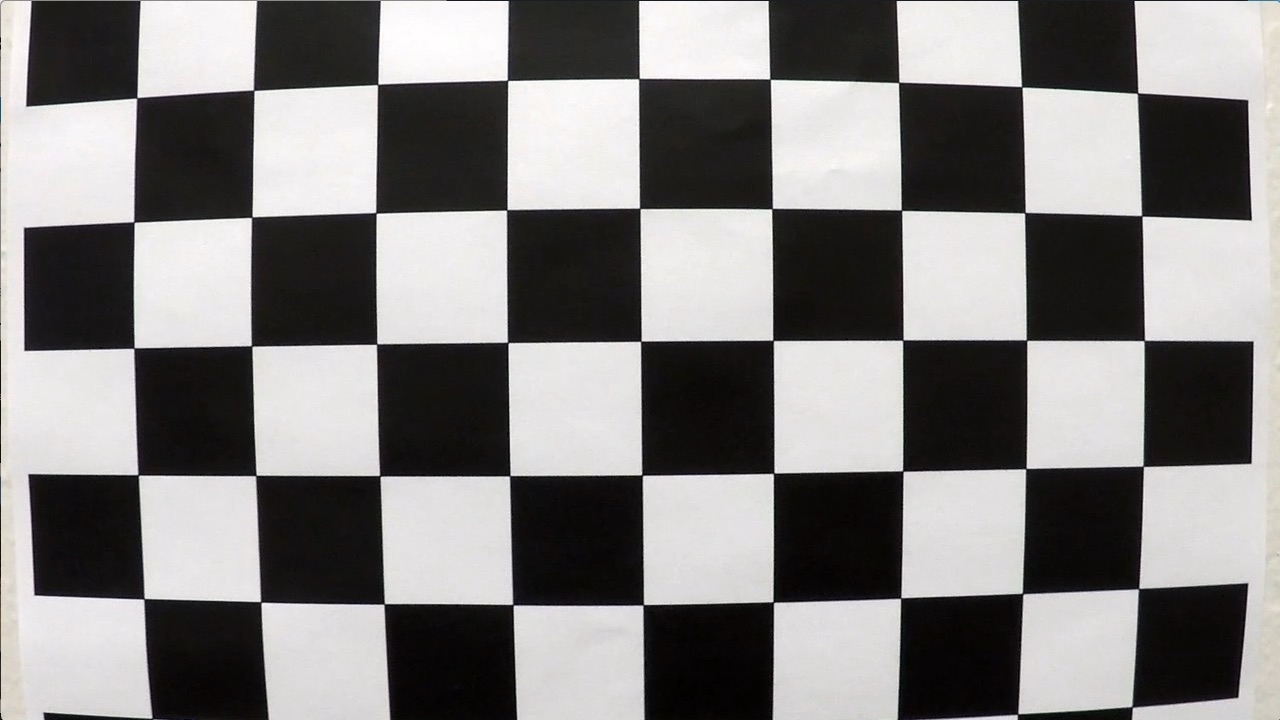
#> input picture Term1_Computer_Vision_and_Deep_Learning/04_Project-Advanced_Lane_Finding/camera_cal/calibration1.jpg, 1280 x 720 px; its folder holds 4 pictures in this run
$ jupyter execute pipeline_test.ipynb   (shell and % lines are left out)   (older library calls are emulated)
#> lines starting #> are read from the running program, lines starting #| are printed output that depends on the picture; after the words box and inside, x2 and y2 are one past the last pixel; in counts of white or black regions, pixels touching at a corner belong together
### Test undistortion on an image

[cell 1]
import numpy as np
import cv2
import glob
import matplotlib.pyplot as plt
# %matplotlib qt

# prepare object points, like (0,0,0), (1,0,0), (2,0,0) ....,(6,5,0)
objp = np.zeros((6*9,3), np.float32)
objp[:,:2] = np.mgrid[0:9,0:6].T.reshape(-1,2)

# Arrays to store object points and image points from all the images.
objpoints = [] # 3d points in real world space
imgpoints = [] # 2d points in image plane.

# Make a list of calibration images
images = glob.glob('./camera_cal/calibration*.jpg')

# Step through the list and search for chessboard corners
for fname in images:
    img = cv2.imread(fname)
#> img is the input picture: shape (720, 1280, 3); mean B, G, R 127.8, 128.4, 130.1
    gray = cv2.cvtColor(img,cv2.COLOR_BGR2GRAY)

    # Find the chessboard corners
    ret, corners = cv2.findChessboardCorners(gray, (9,6),None)
#> ret = False; corners = None

    # If found, add object points, image points
    if ret == True:
        objpoints.append(objp)
        imgpoints.append(corners)

[cell 2]
import pickle

# Test undistortion on an image
img = cv2.imread('./test_images/test3.jpg')
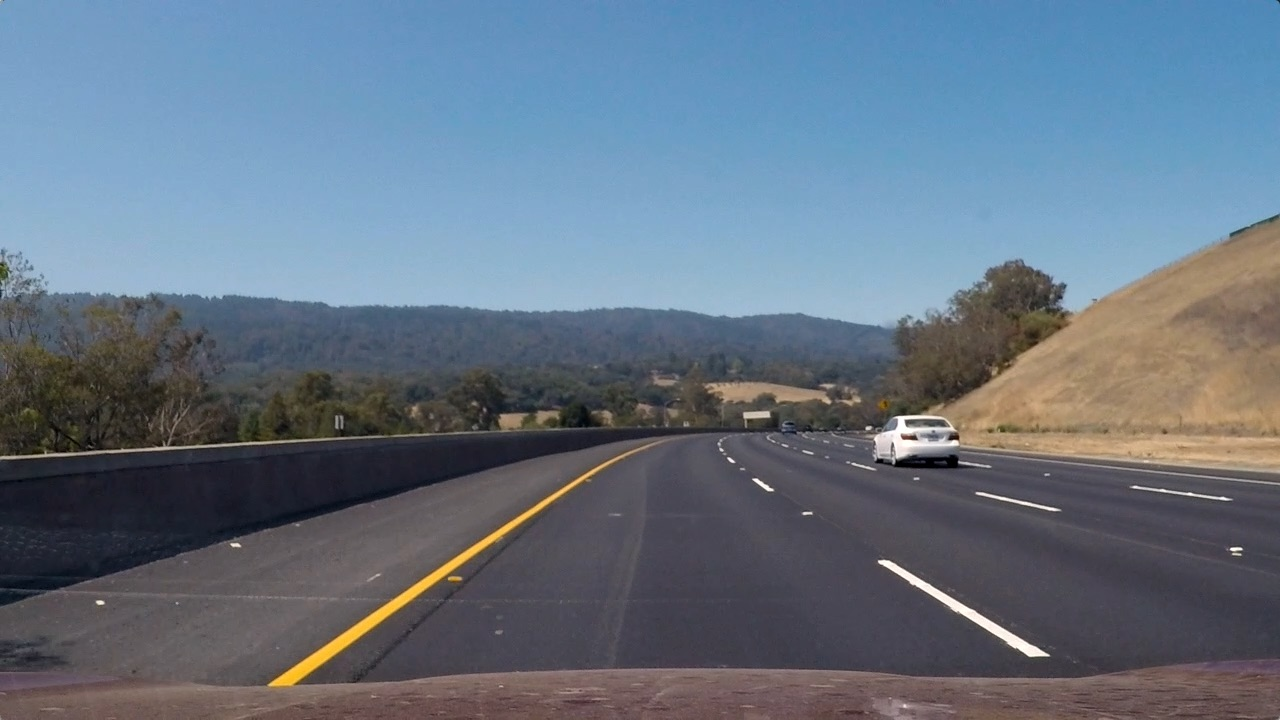
#> input picture Term1_Computer_Vision_and_Deep_Learning/04_Project-Advanced_Lane_Finding/test_images/test3.jpg, 1280 x 720 px
#> img is the input picture: shape (720, 1280, 3); mean B, G, R 130.7, 115.3, 101.1
# img = cv2.imread('./test_images/straight_lines2.jpg')
img_size = (img.shape[1], img.shape[0])

# Do camera calibration given object points and image points
ret, mtx, dist, rvecs, tvecs = cv2.calibrateCamera(objpoints, imgpoints, img_size ,None,None)

undist_img = cv2.undistort(img, mtx, dist, None, mtx)
# cv2.imwrite('./test_images/test4_undistort.jpg',undist_img)

# Save the camera calibration result for later use (we won't worry about rvecs / tvecs)
# dist_pickle = {}
# dist_pickle["mtx"] = mtx
# dist_pickle["dist"] = dist
# pickle.dump( dist_pickle, open( "./camera_cal/cam_cal_pickle.p", "wb" ) )

#dst = cv2.cvtColor(dst, cv2.COLOR_BGR2RGB)
# Visualize undistortion
f, (ax1, ax2) = plt.subplots(1, 2, figsize=(20,10))
ax1.imshow(img)
ax1.set_title('Original Image', fontsize=30)
ax2.imshow(undist_img)
ax2.set_title('Undistorted Image', fontsize=30)

[cell 3]
def abs_sobel_thresh(img, orient='x',sobel_kernel= 9, thresh=(0,255)):
    # Convert to grayscale
#> called with orient = 'x', sobel_kernel = 9, thresh = (30, 150)
    gray = cv2.cvtColor(img, cv2.COLOR_RGB2GRAY)
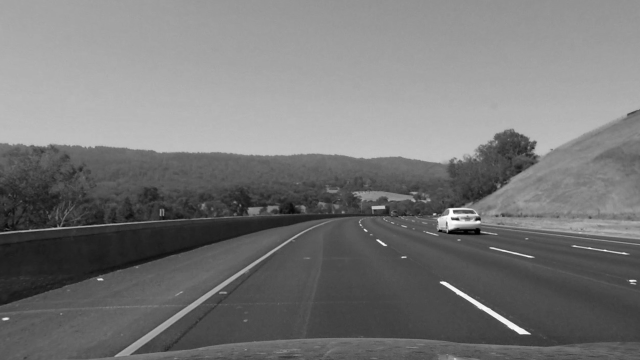
#> gray: shape (720, 1280) (shown at 1/2 size); min 0, max 255, mean 118.8
    # Apply x or y gradient with the OpenCV Sobel() function
    # and take the absolute value
    if orient == 'x':
        abs_sobel = np.absolute(cv2.Sobel(gray, cv2.CV_64F, 1, 0))
    if orient == 'y':
        abs_sobel = np.absolute(cv2.Sobel(gray, cv2.CV_64F, 0, 1))
    # Rescale back to 8 bit integer
    scaled_sobel = np.uint8(255*abs_sobel/np.max(abs_sobel))
    # Create a copy and apply the threshold
    binary_output = np.zeros_like(scaled_sobel)
    # Here I'm using inclusive (>=, <=) thresholds, but exclusive is ok too
    binary_output[(scaled_sobel >= thresh[0]) & (scaled_sobel <= thresh[1])] = 1

    # Return the result
    return binary_output

image = undist_img
# # Test Run the function , with orient orient='y'
# blured_image =  gaussian_blur(image, kernel_size= 9)
grad_binary_full = abs_sobel_thresh(image, orient='x',sobel_kernel= 9, thresh=(30,150))
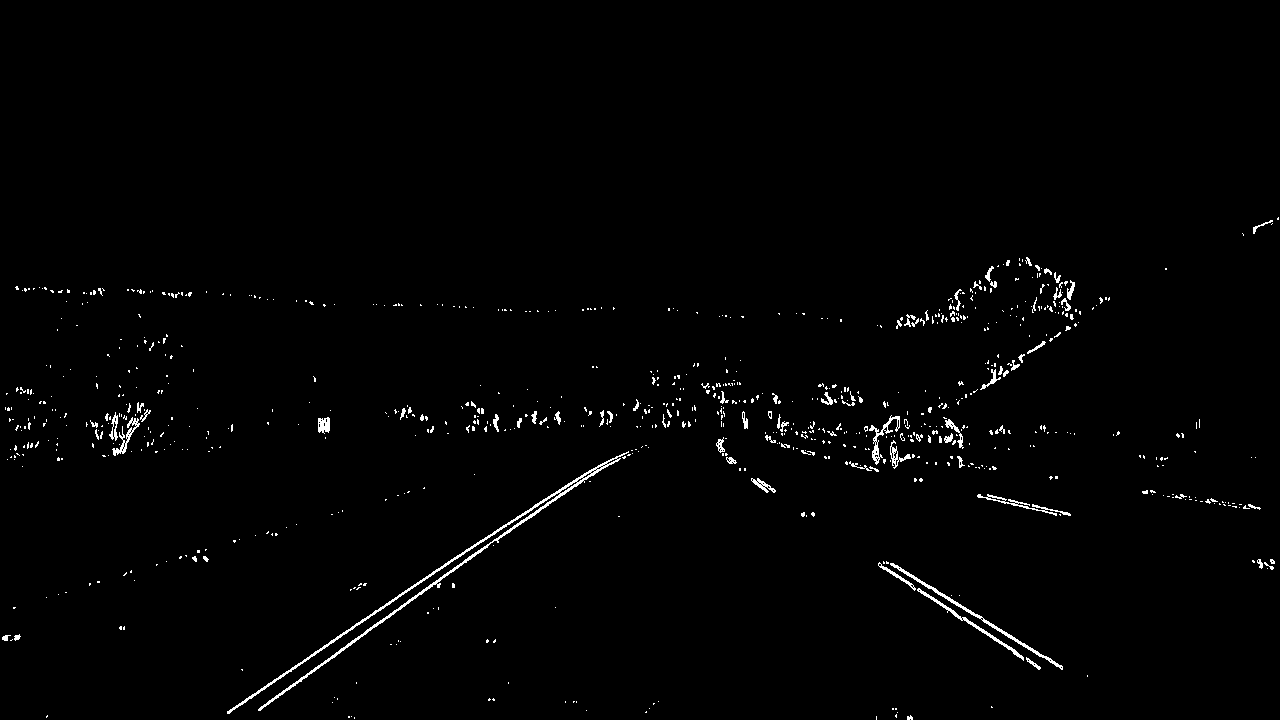
#> grad_binary_full: shape (720, 1280); values 0 (black) and 1 (white), 1.2% white in thin lines or dots, all inside (x1, y1, x2, y2) = (2, 217, 1279, 720)

# Plot the result
f, (ax1, ax2) = plt.subplots(1, 2, figsize=(24, 9))
f.tight_layout()
ax1.imshow(image)
ax1.set_title('Original Image', fontsize=30)
ax2.imshow(grad_binary_full, cmap='gray')
ax2.set_title('Thresholded Gradient', fontsize=30)
plt.subplots_adjust(left=0., right=1, top=0.9, bottom=0.)

[cell 4]
# defining a four sided polygon to mask
def region_of_interest(img, vertices):
    """
    Applies an image mask.

    Only keeps the region of the image defined by the polygon
    formed from `vertices`. The rest of the image is set to black.
    """
    #defining a blank mask to start with
    mask = np.zeros_like(img)

    #defining a 3 channel or 1 channel color to fill the mask with depending on the input image
    if len(img.shape) > 2:
        channel_count = img.shape[2]  # i.e. 3 or 4 depending on your image
        ignore_mask_color = (255,) * channel_count
    else:
        ignore_mask_color = 255

    #filling pixels inside the polygon defined by "vertices" with the fill color
    cv2.fillPoly(mask, vertices, ignore_mask_color)

    #returning the image only where mask pixels are nonzero
    masked_image = cv2.bitwise_and(img, mask)
    return masked_image

imshape = image.shape
max_x = imshape[1]
max_y = imshape[0]
center_x = imshape[1]/2
center_y = imshape[0]/2
vertices = np.array([[(55,imshape[0]),
                     (imshape[1]/2-60, imshape[0]/2+60),
                     (imshape[1]/2+60, imshape[0]/2+60),
                     (imshape[1]-50,imshape[0])]], dtype=np.int32)

cropped_img = region_of_interest(img, vertices)

# Plot the result
f, (ax1, ax2) = plt.subplots(1, 2, figsize=(24, 9))
f.tight_layout()
ax1.imshow(image)
ax1.set_title('Original Image', fontsize=50)
ax2.imshow(cropped_img)
ax2.set_title('Cropping', fontsize=50)
plt.subplots_adjust(left=0., right=1, top=0.9, bottom=0.)

[cell 5]
image = cropped_img
# Define a function that thresholds the S-channel of HLS
def hls_select(img, channel = 'H' , thresh=(-1,1)):
#> called with channel = 'S', thresh = (0.706, 1)
    hls = cv2.cvtColor(img, cv2.COLOR_RGB2HLS)
#> hls: shape (720, 1280, 3); mean of channels 0, 1, 2 29, 18.7, 5.6
    if channel == 'H':
        out_channel = hls[:,:,0]
    elif channel == 'L':
        out_channel = hls[:,:,1]
    else :
        out_channel = hls[:,:,2]

#     normalized = (out_channel - np.mean(out_channel) )/np.std(out_channel)
#     normalized = out_channel/255.0-0.5
    normalized = (out_channel-np.min(out_channel))/(np.max(out_channel) - np.min(out_channel))
    binary_output = np.zeros_like(out_channel)
    binary_output[(normalized > thresh[0]) & (normalized <= thresh[1])] = 1
    return binary_output

# s_binary = hls_select(image,channel = 'S', thresh=(210/255.0-0.5, 255/255.0-0.5))
s_binary = hls_select(image,channel = 'S', thresh=(180/255, 255/255.0))
#> s_binary: shape (720, 1280); values 0 (black) and 1 (white), 0.4% white; 24 white regions (20 under 20 px), largest, box (x1, y1, x2, y2) and area: (271, 474, 589, 686) 2715, (879, 561, 1008, 639) 679, (1009, 638, 1042, 656) 186, (1005, 633, 1017, 641) 28

# Plot the result
f, (ax1, ax2) = plt.subplots(1, 2, figsize=(24, 9))
f.tight_layout()
ax1.imshow(image)
ax1.set_title('Original Image', fontsize=50)
ax2.imshow(s_binary, cmap='gray')
ax2.set_title('Thresholded S', fontsize=50)
plt.subplots_adjust(left=0., right=1, top=0.9, bottom=0.)

[cell 6]
def abs_sobel_thresh(img, orient='x',sobel_kernel= 9, thresh=(0,255)):
    # Convert to grayscale
#> called with orient = 'x', sobel_kernel = 9, thresh = (30, 120)
    gray = cv2.cvtColor(img, cv2.COLOR_RGB2GRAY)
    # Apply x or y gradient with the OpenCV Sobel() function
    # and take the absolute value
    if orient == 'x':
        abs_sobel = np.absolute(cv2.Sobel(gray, cv2.CV_64F, 1, 0))
    if orient == 'y':
        abs_sobel = np.absolute(cv2.Sobel(gray, cv2.CV_64F, 0, 1))
    # Rescale back to 8 bit integer
    scaled_sobel = np.uint8(255*abs_sobel/np.max(abs_sobel))
    # Create a copy and apply the threshold
    binary_output = np.zeros_like(scaled_sobel)
    # Here I'm using inclusive (>=, <=) thresholds, but exclusive is ok too
    binary_output[(scaled_sobel >= thresh[0]) & (scaled_sobel <= thresh[1])] = 1

    # Return the result
    return binary_output

def gaussian_blur(img, kernel_size):
    """Applies a Gaussian Noise kernel"""
    return cv2.GaussianBlur(img, (kernel_size, kernel_size), 0)

# # Test Run the function , with orient orient='y'
# blured_image =  gaussian_blur(image, kernel_size= 9)
grad_binary_cropped = abs_sobel_thresh(image, orient='x',sobel_kernel= 9, thresh=(30,120))
#> grad_binary_cropped: shape (720, 1280); values 0 (black) and 1 (white), 0.73% white in thin lines or dots, all inside (x1, y1, x2, y2) = (55, 419, 1231, 720)

# Plot the result
f, (ax1, ax2) = plt.subplots(1, 2, figsize=(24, 9))
f.tight_layout()
ax1.imshow(image)
ax1.set_title('Original Image', fontsize=30)
ax2.imshow(grad_binary_cropped, cmap='gray')
ax2.set_title('Cropped Thresholded Gradient', fontsize=30)
plt.subplots_adjust(left=0., right=1, top=0.9, bottom=0.)

[cell 7]
combined = np.zeros_like(s_binary)
combined[((grad_binary_cropped == 1) & (grad_binary_full == 1))] = 1

# Plot the result
f, (ax1, ax2) = plt.subplots(1, 2, figsize=(24, 9))
f.tight_layout()
ax1.imshow(undist_img)
ax1.set_title('Original Image', fontsize=50)
ax2.imshow(combined, cmap='gray')
ax2.set_title('Combining Full & Cropped Gradient', fontsize=50)
plt.subplots_adjust(left=0., right=1, top=0.9, bottom=0.)

[cell 8]
combined = np.zeros_like(s_binary)
combined[(s_binary==1) | ((grad_binary_cropped == 1) & (grad_binary_full == 1))] = 1

# Plot the result
f, (ax1, ax2) = plt.subplots(1, 2, figsize=(24, 9))
f.tight_layout()
ax1.imshow(undist_img)
ax1.set_title('Original Image', fontsize=50)
ax2.imshow(combined, cmap='gray')
ax2.set_title('Combined Detection', fontsize=50)
plt.subplots_adjust(left=0., right=1, top=0.9, bottom=0.)

###  Apply a perspective transform to rectify binary image ("birds-eye view")

[cell 9]
offset = 100
img_size = (imshape[1],imshape[0])
# img_size = (imshape[0],imshape[1])

# src = np.float32([[center_x-60, center_y+60],
#                   [center_x+60, center_y+60],
#                   [max_x-50,max_y],
#                   [50 , max_y]])

# dst = np.float32([[offset, 0],
#                   [img_size[0]-offset, 0],
#                   [img_size[0]-offset, img_size[1]],
#                   [offset, img_size[1]]])

# src = np.float32([[100, center_y+60],
#                   [max_x-100, center_y+60],
#                   [max_x,max_y],
#                   [0 , max_y]])


# src = np.float32([ [532,509],[796,509],[1016,628],[ 384 ,628] ])


# ##### Vertices extracted manually for performing a perspective transform
# # bottom_left = [220,720]
# # bottom_right = [1110, 720]
# # top_left = [570, 470]
# # top_right = [722, 470]

# bottom_left = [220,720]
# bottom_right = [1110, 720]
# top_left = [570, 440]
# top_right = [722, 440]

# src = np.float32([bottom_left,bottom_right,top_right,top_left])

# # pts = np.array([bottom_left,bottom_right,top_right,top_left], np.int32)
# # pts = pts.reshape((-1,1,2))
# # copy = img.copy()
# # cv2.polylines(copy,[pts],True,(255,0,0), thickness=3)

# # Destination points are chosen such that straight lanes appear more or less parallel in the transformed image.
# bottom_left = [320,720]
# bottom_right = [920, 720]
# top_left = [320, 1]
# top_right = [920, 1]

# dst = np.float32([bottom_left,bottom_right,top_right,top_left])
# ####################################################################
src = np.float32([ [585,460],[203,720],[1127,720],[ 695, 460] ])
dst = np.float32([ [320, 0],[320, 720],[960, 720],[ 960, 0] ])

warp_M = cv2.getPerspectiveTransform(src, dst)
warp_Minv = cv2.getPerspectiveTransform(dst, src)

# Warp the image using OpenCV warpPerspective()
warped = cv2.warpPerspective(combined, warp_M, img_size)
#> combined: shape (720, 1280); values 0 (black) and 1 (white), 0.61% white; 68 white regions (61 under 20 px), largest, box (x1, y1, x2, y2) and area: (266, 451, 629, 687) 4339, (879, 561, 1008, 639) 725, (1009, 638, 1042, 656) 186

# Plot the result
f, (ax1, ax2) = plt.subplots(1, 2, figsize=(24, 9))
f.tight_layout()
ax1.imshow(combined)
ax1.set_title('Original Image', fontsize=50)
ax2.imshow(warped, cmap='gray')
ax2.set_title('warped Image', fontsize=50)
plt.subplots_adjust(left=0., right=1, top=0.9, bottom=0.)

###  Implement Sliding Windows and Fit a Polynomial

[cell 10]
# Assuming you have created a warped binary image called "binary_warped"
# Take a histogram of the bottom half of the image
binary_warped = warped
histogram = np.sum(binary_warped[binary_warped.shape[0]//2:,:], axis=0)
plt.plot(histogram)

[cell 11]
# Create an output image to draw on and  visualize the result
out_img = np.dstack((binary_warped, binary_warped, binary_warped))*255

# Find the peak of the left and right halves of the histogram
# These will be the starting point for the left and right lines
midpoint = np.int(histogram.shape[0]/2)
leftx_base = np.argmax(histogram[:midpoint])
rightx_base = np.argmax(histogram[midpoint:]) + midpoint
distance_left_right = np.int32(rightx_base - leftx_base)

# Choose the number of sliding windows
nwindows = 9

# Set height of windows
window_height = np.int(binary_warped.shape[0]/nwindows)

# Identify the x and y positions of all nonzero pixels in the image
nonzero = binary_warped.nonzero()
nonzeroy = np.array(nonzero[0])
nonzerox = np.array(nonzero[1])

# Current positions to be updated for each window
leftx_current = leftx_base
rightx_current = rightx_base

# Set the width of the windows +/- margin
margin = 100

# Set minimum number of pixels found to recenter window
minpix = 50

# Create empty lists to receive left and right lane pixel indices
left_lane_inds = []
right_lane_inds = []

leftx,lefty,rightx,righty = [] , [], [], []
# Step through the windows one by one
for window in range(nwindows):
    # Identify window boundaries in x and y (and right and left)
    win_y_low = binary_warped.shape[0] - (window+1)*window_height
    win_y_high = binary_warped.shape[0] - window*window_height
    win_xleft_low = leftx_current - margin
    win_xleft_high = leftx_current + margin
    win_xright_low = rightx_current - margin
    win_xright_high = rightx_current + margin

    # Draw the windows on the visualization image
    cv2.rectangle(out_img,(win_xleft_low,win_y_low),(win_xleft_high,win_y_high),(0,255,0), 2)
    cv2.rectangle(out_img,(win_xright_low,win_y_low),(win_xright_high,win_y_high),(0,255,0), 2)

    # Identify the nonzero pixels in x and y within the window
    good_left_inds = ((nonzeroy >= win_y_low) & (nonzeroy < win_y_high) & (nonzerox >= win_xleft_low) & (nonzerox < win_xleft_high)).nonzero()[0]
    good_right_inds = ((nonzeroy >= win_y_low) & (nonzeroy < win_y_high) & (nonzerox >= win_xright_low) & (nonzerox < win_xright_high)).nonzero()[0]

    # Append these indices to the lists
    left_lane_inds.append(good_left_inds)
    right_lane_inds.append(good_right_inds)

#     #########
#     if (len(good_left_inds) < minpix) & (len(good_right_inds) > minpix):
#         left_lane_inds.append(list(np.array(good_right_inds) - distance_left_right))

#     if (len(good_right_inds) < minpix) & (len(good_left_inds) > minpix):
#          right_lane_inds.append(list(np.array(good_left_inds) + distance_left_right))
#     #########

    # If you found > minpix pixels, recenter next window on their mean position
    if len(good_left_inds) > minpix:
        leftx_current = np.int(np.mean(nonzerox[good_left_inds]))
    if len(good_right_inds) > minpix:
        rightx_current = np.int(np.mean(nonzerox[good_right_inds]))

# Concatenate the arrays of indices
left_lane_inds = np.concatenate(left_lane_inds)
right_lane_inds = np.concatenate(right_lane_inds)

# Extract left and right line pixel positions
leftx = nonzerox[left_lane_inds]
lefty = nonzeroy[left_lane_inds]
rightx = nonzerox[right_lane_inds]
righty = nonzeroy[right_lane_inds]

#######
rightx_2_leftx =  rightx - distance_left_right
leftx_2_rightx =  leftx  + distance_left_right
leftx = np.concatenate((leftx , rightx_2_leftx))
rightx = np.concatenate((rightx , leftx_2_rightx))

righty_2_lefty = righty
lefty_2_righty = lefty
lefty = np.concatenate((lefty , righty_2_lefty))
righty = np.concatenate((righty , lefty_2_righty))
#######

# Fit a second order polynomial to each
left_fit = np.polyfit(lefty, leftx, 2)
right_fit = np.polyfit(righty, rightx, 2)

[cell 12]
len(lefty) ==  len(righty)

#### Visualization

[cell 13]
# Generate x and y values for plotting
ploty = np.linspace(0, binary_warped.shape[0]-1, binary_warped.shape[0] )
left_fitx = left_fit[0]*ploty**2 + left_fit[1]*ploty + left_fit[2]
right_fitx = right_fit[0]*ploty**2 + right_fit[1]*ploty + right_fit[2]

out_img[nonzeroy[left_lane_inds], nonzerox[left_lane_inds]] = [255, 0, 0]
out_img[nonzeroy[right_lane_inds], nonzerox[right_lane_inds]] = [0, 0, 255]
plt.imshow(out_img)

plt.plot(left_fitx, ploty, color='yellow')
plt.plot(right_fitx, ploty, color='yellow')
plt.xlim(0, 1280)
plt.ylim(720, 0)
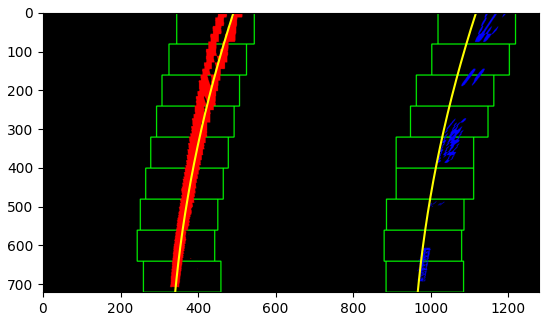
#> figure drawn by matplotlib, 1 panel
#> (the rest of the program and of its run is left out)
